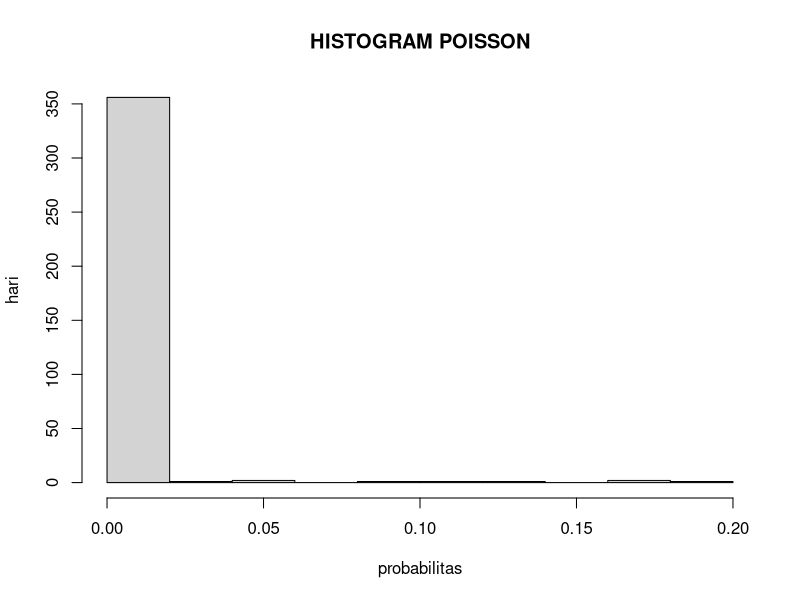

Write the R code that produced this figure.
# Nomor 3
lambda <- 4.5

# a
x <- 6
pb_6 = ppois(x, lambda = lambda, lower = FALSE)

# b
x <- 6
n <- 365
hasil <- dpois(1:365, lambda = lambda, log=FALSE)
hp = hist(hasil, xlab = "probabilitas", ylab = "hari", main = 'HISTOGRAM POISSON')

# c
a <- summary(pb_6)
b <- summary(hasil)

# d
rataan <- varians <- lambda
